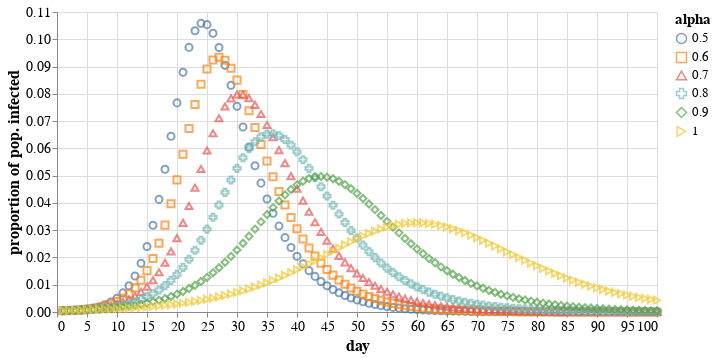

Notebook code for this chart:
### Code cell
alt.Chart(infections).mark_point(size=50).encode(
    x = alt.X(
        "day:Q",
    ),
    y = alt.Y(
        "value:Q",
        title = "proportion of pop. infected",
#         scale = alt.Scale(domain=(0,.15))
    ),
    color = alt.Color("variable:N", title='alpha'),
    shape = alt.Shape("variable:N")
).properties(
    width=600,
    height=300
).configure_axis(
    titleFontSize=16,
    labelFontSize=14
).configure_legend(
    titleFontSize=15,
    labelFontSize=13
)

### Figure 1 — Vega-Lite specification as saved in the notebook (floating-point values rounded to 4 significant figures; data arrays with more than 128 entries replaced by an {"elided": "..."} marker saying what was removed)
{"config": {"view": {"continuousWidth": 400, "continuousHeight": 300}, "axis": {"labelFontSize": 14, "titleFontSize": 16}, "legend": {"labelFontSize": 13, "titleFontSize": 15}}, "data": {"name": "data-850c271a5911101d6466c17b40fe9b91"}, "mark": {"type": "point", "size": 50}, "encoding": {"color": {"type": "nominal", "field": "variable", "title": "alpha"}, "shape": {"type": "nominal", "field": "variable"}, "x": {"type": "quantitative", "field": "day"}, "y": {"type": "quantitative", "field": "value", "title": "proportion of pop. infected"}}, "height": 300, "width": 600, "$schema": "https://vega.github.io/schema/vega-lite/v4.8.1.json", "datasets": {"data-850c271a5911101d6466c17b40fe9b91": {"elided": "600 records"}}}
